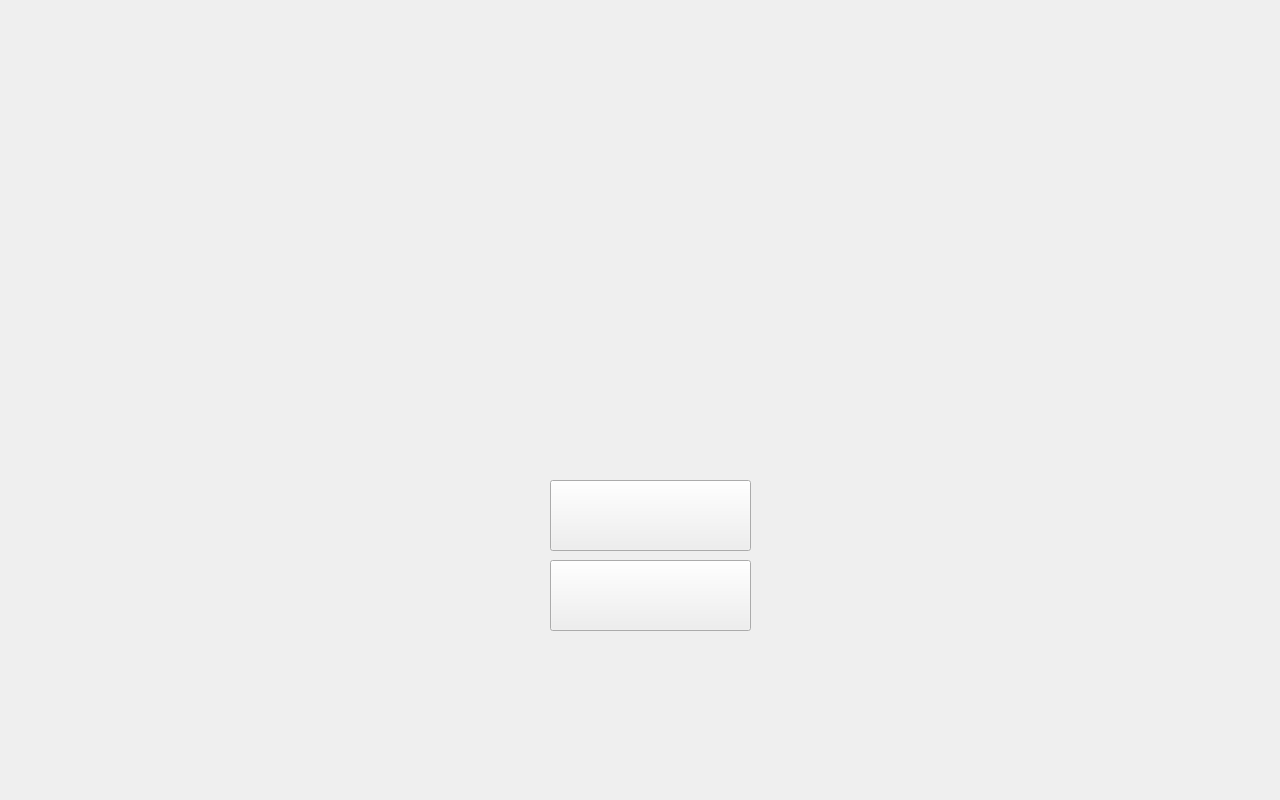
<?xml version="1.0" encoding="UTF-8"?>
<ui version="4.0">
    <class>GameStart</class>
    <widget class="QWidget" name="GameStart">
        <property name="geometry">
            <rect>
                <x>0</x>
                <y>0</y>
                <width>1280</width>
                <height>800</height>
            </rect>
        </property>
        <property name="windowTitle">
            <string>GameStart</string>
        </property>
        <widget class="QPushButton" name="start">
            <property name="geometry">
                <rect>
                    <x>550</x>
                    <y>480</y>
                    <width>201</width>
                    <height>71</height>
                </rect>
            </property>
            <property name="text">
                <string/>
            </property>
        </widget>
        <widget class="QPushButton" name="exit">
            <property name="geometry">
                <rect>
                    <x>550</x>
                    <y>560</y>
                    <width>201</width>
                    <height>71</height>
                </rect>
            </property>
            <property name="text">
                <string/>
            </property>
        </widget>
    </widget>
    <resources/>
    <connections/>
</ui>
